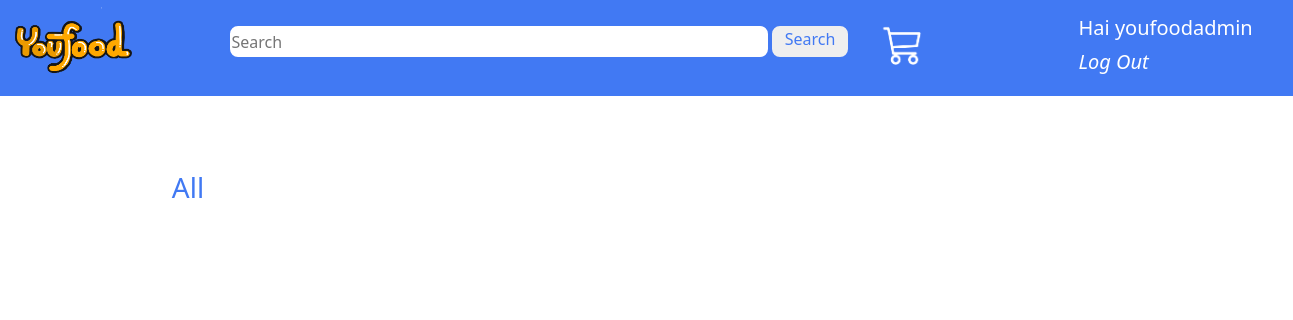
The app's page /productfun/Beef Fry (signed in), older data.
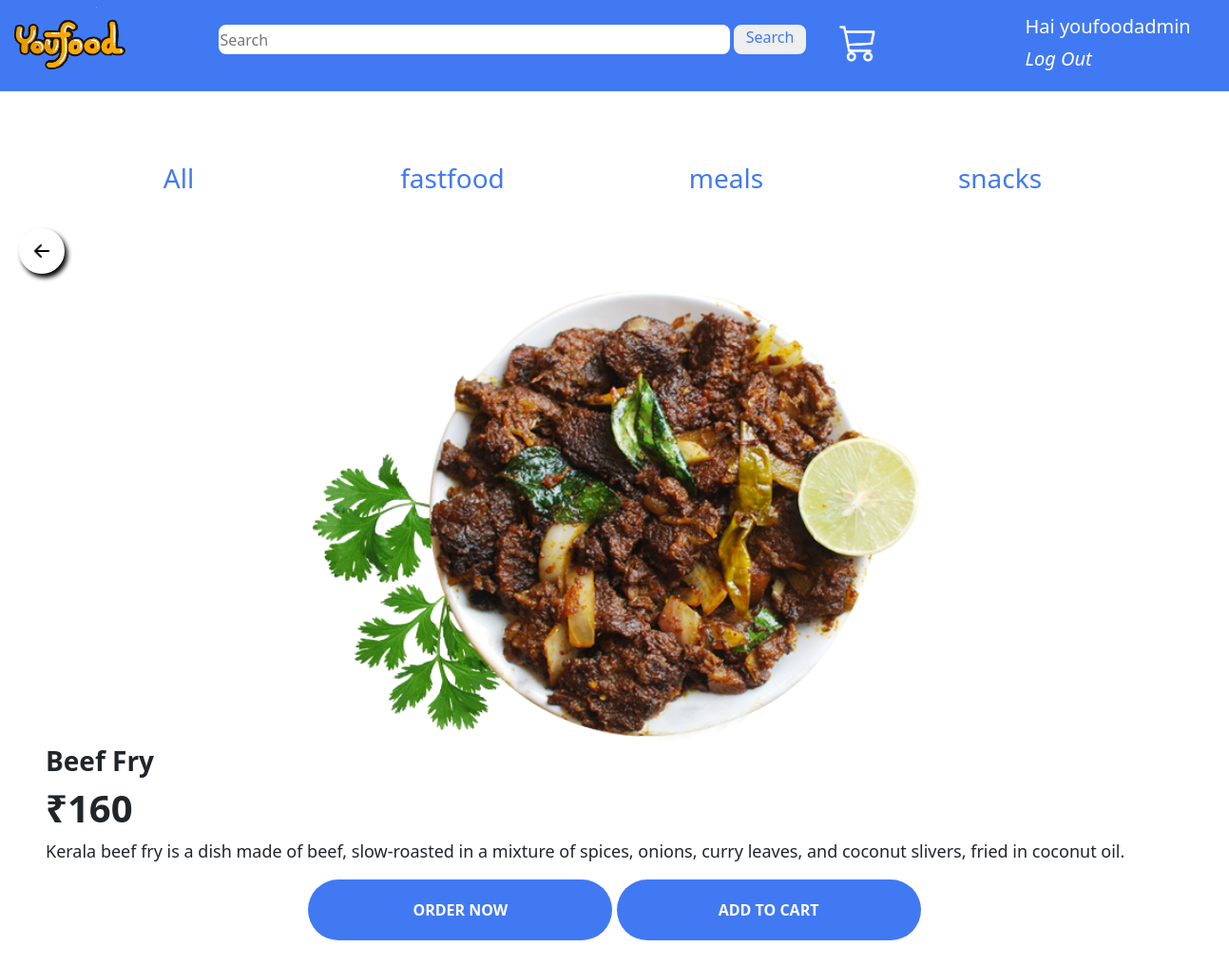
The same page, newer data.
### youfood/models.py (models this page shows, shortened)
class category(models.Model):
    name=models.CharField(max_length=15,unique=True)
    image=models.ImageField(upload_to="img/")

class item(models.Model):
    name=models.CharField(max_length=50,unique=True,blank=False)
    image=models.ImageField(upload_to="img/")
    description=models.TextField(max_length=600)
    price=models.IntegerField()
    category=models.ForeignKey(category,on_delete=models.CASCADE)

### youfood/views.py (the view)
# urls.py: path('productfun/<str:productName>',views.productfun,name="productfun"),
def productfun(request,productName):
    category_data=category.objects.all()
    productdata=item.objects.filter(name__iexact=productName)
    return render(request,"product_details.html",{'productdata':productdata,'catdata':category_data})

### templates/product_details.html
{% extends 'index.html' %}
{% load static %}
{% block content %}
{% for p in productdata %}
<button class="back-btn" id="back_btn" onclick="backButton()"><img src="{% static 'img/back_arrow.png' %}" alt="back"></button>
<div class="row">
    <div class="col-lg-12 col-md-12 col-sm-12 col-12 product-container">
        <img class="product-image" src="{{p.image.url}}" alt="product image">
    </div>
</div>
<div class="row">
    <div class="col-lg-12 col-md-12 col-sm-12 col-12 product-details">
        <h3>{{p.name}}</h3>
        <h1>₹{{p.price}}</h1>
        <p>{{p.description}}</p>
    </div>
</div>
<div class="row">
    <div class="col-lg-12 col-md-12 col-sm-12 col-6 product-btn">
        <button>ORDER NOW</button>
        <a href="{% url 'cartadd' newItem=p.id %}"><button>ADD TO CART</button></a>
    </div>
</div>
{% endfor %}
<br>
<br>
{% endblock %}

### templates/index.html (shortened to what this page needs)
{% load static %}
<!doctype html>
<html lang="en">
  <head>
    <link href="https://cdn.jsdelivr.net/npm/bootstrap@5.1.0/dist/css/bootstrap.min.css" rel="stylesheet">
    <link rel="stylesheet" href="{% static 'styles/style.css' %}" type="text/css">
  </head>
  <body>
    <div class="container-fluid">
        <div class="row">
            <div class="col-lg-12 my-banner">
                <div class="row">
                  <div class="col-lg-2 col-md-2 col-sm-2 col-2 p-0">
                    <a href="{% url 'mainfun' %}"><img src="{% static 'img/youfood_icon.png' %}" alt="logo" id="logo"></a>
                  </div>
                  <div class="col-lg-6 col-md-6 col-sm-6 col-6 pt-4">
                    <form class="searchform d-flex" action="searchfun" method="GET">
                      <input type="search" placeholder="Search" name="search">
                      <button type="submit"><span class="search-text">Search</span><span><i><img class="search-icon" src="{% static 'img/search_icon.png' %}" alt=""></i></span></button>
                    </form>
                  </div>
                  <div class="col-lg-2 col-md-2 col-sm-2 col-2">
                    <a href="{% url 'cartshow' %}"><i><img class="cart-icon mt-3" src="{% static 'img/cart.png' %}" alt="cart_icon"></i></a>
                  </div>
                  <div class="col-lg-2 col-md-2 col-sm-2 col-2 p-0">
                    {% if user.is_authenticated %}
                    <table>
                      <tr><td><h6 class="user-icon" style="margin-top: 15px;">Hai {{user.username}}</h6></td></tr>
                      <tr><td><a href="{% url 'logoutfun' %}"><i><h6 class="user-icon">Log Out</h6></i></a></td></tr>
                    </table>
                    {% else %}
                    <a href="{% url 'loginfun' %}"><i><h6 class="user-icon">Log In</h6></i></a>
                    {% endif %}
                  </div>
                </div>
            </div>
        </div>
        <div class="row">
          <div class="col-lg-12 col-md-12 col-sm-12 col-12 category-section">
              <ul>
                <li><a href="{% url 'categoryfun' categoryName='all' %}"><button onclick="categoryButton(this)" class="category-btn"><h3>All</h3></button></a></li>
                {% for c in catdata %}
                <li><a href="{% url 'categoryfun' categoryName=c.name %}"><button onclick="categoryButton(this)" class="category-btn"><h3>{{c.name}}</h3></button></a></li>
                {% endfor %}
              </ul>
              </div>
          </div>
          {% block content %}{% endblock content %}
        </div>
  </body>
</html>

Row changes from the older to the newer data that the page shows:
added category: name "fastfood"
added category: name "meals"
added category: name "snacks"
added item: image (picture), name "Beef Fry", price "160", description "Kerala beef fry is a dish made of beef, slow-roasted in a mixture of spices, onions, curry leaves, and coconut slivers, fried in coconut oil."
